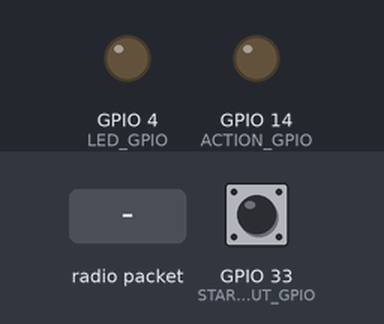
A sketch run on a simulated ESP32. Shown: output pins drawn as LEDs (lit = HIGH). The inputs (shaded band) are chosen by the test bench; at power-on: GPIO 33 (START_INPUT_GPIO) HIGH. The local clock reads 2024-03-15 10:24:30 at power-on unless the sketch sets it; storage starts empty; EEPROM starts erased; the camera gives no picture; what the sketch prints to the serial monitor is not drawn.

Above: at 1.5 s.
1.6 s: GPIO 33 (START_INPUT_GPIO) pulled LOW for 0.15 s
At 2.1 s:
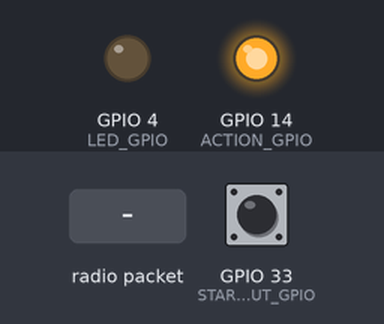
3.2 s: radio packet "1" arrives
Timing chart, 0 to 6.2 s (numbered marks = the images above; inputs shaded):
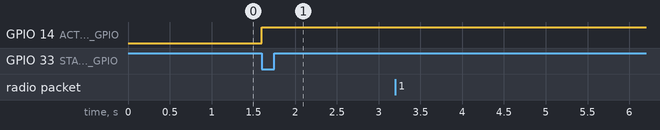

Measured:
- after the input at 1.6 s, GPIO 14 (ACTION_GPIO): LOW → HIGH at once
- after the input at 3.2 s, every drawn part: stays the same

The sketch:

master_control.ino.ino
```cpp
// 主控 ESP32（含摄像头）程序
// 功能：动作输出控制、ESP-NOW 通信、图像保存与判断、断裂判断后停止输出并保存记录

#include <esp_now.h>
#include <WiFi.h>
#include <esp_camera.h>
#include <SD_MMC.h>
#include <EEPROM.h>
#include <FS.h>
#include <time.h>

// 摄像头引脚定义（AI Thinker）
#define PWDN_GPIO_NUM     32
#define RESET_GPIO_NUM    -1
#define XCLK_GPIO_NUM      0
#define SIOD_GPIO_NUM     26
#define SIOC_GPIO_NUM     27

#define Y9_GPIO_NUM       35
#define Y8_GPIO_NUM       34
#define Y7_GPIO_NUM       39
#define Y6_GPIO_NUM       36
#define Y5_GPIO_NUM       21
#define Y4_GPIO_NUM       19
#define Y3_GPIO_NUM       18
#define Y2_GPIO_NUM        5
#define VSYNC_GPIO_NUM    25
#define HREF_GPIO_NUM     23
#define PCLK_GPIO_NUM     22

#define ACTION_GPIO       14   // 动作输出 GPIO（未占用）
#define START_INPUT_GPIO  33   // 程序启动输入 GPIO（未占用）
#define LED_GPIO           4   // 白色 LED 闪光灯

#define EEPROM_SIZE 4
uint32_t actionCount = 0;
unsigned long lastSaveTime = 0;

bool receivedResult = false;
bool resultOK = true;  // true: OK，false: Fail

uint8_t peerMac[] = {0x24, 0x6F, 0x28, 0xAB, 0xCD, 0xEF}; // 子机 MAC 地址

void saveLogTXT(const String &prefix) {
  time_t now;
  struct tm timeinfo;
  char filename[64];

  time(&now);
  localtime_r(&now, &timeinfo);
  strftime(filename, sizeof(filename), "/%Y%m%d_%H%M%S.txt", &timeinfo);

  File log = SD_MMC.open(filename, FILE_WRITE);
  if (log) {
    log.printf("%s\n动作次数: %lu\n", prefix.c_str(), actionCount);
    log.close();
  }
}

bool captureAndSave(String &filename) {
  camera_fb_t *fb = esp_camera_fb_get();
  if (!fb) return false;

  time_t now;
  struct tm timeinfo;
  char filepath[64];
  time(&now);
  localtime_r(&now, &timeinfo);
  strftime(filepath, sizeof(filepath), "/IMG_%Y%m%d_%H%M%S.jpg", &timeinfo);

  File file = SD_MMC.open(filepath, FILE_WRITE);
  if (!file) return false;
  file.write(fb->buf, fb->len);
  file.close();

  filename = filepath;
  esp_camera_fb_return(fb);
  return true;
}

bool analyzeImage(const String &filename) {
  // 简化处理：图像存在即视为OK（用户可替换图像分析算法）
  return SD_MMC.exists(filename);
}

void onDataRecv(const esp_now_recv_info_t *recvInfo, const uint8_t *data, int len) {
  char macStr[18];
  snprintf(macStr, sizeof(macStr),
           "%02X:%02X:%02X:%02X:%02X:%02X",
           recvInfo->src_addr[0], recvInfo->src_addr[1], recvInfo->src_addr[2],
           recvInfo->src_addr[3], recvInfo->src_addr[4], recvInfo->src_addr[5]);
  Serial.printf("Received message from %s\n", macStr);

  // 你的数据处理逻辑...
}

void sendCaptureCommand() {
  const char cmd = 'C';
  esp_now_send(peerMac, (uint8_t *)&cmd, sizeof(cmd));
}

void initCamera() {
  camera_config_t config;
  config.ledc_channel = LEDC_CHANNEL_0;
  config.ledc_timer = LEDC_TIMER_0;
  config.pin_d0 = Y2_GPIO_NUM;
  config.pin_d1 = Y3_GPIO_NUM;
  config.pin_d2 = Y4_GPIO_NUM;
  config.pin_d3 = Y5_GPIO_NUM;
  config.pin_d4 = Y6_GPIO_NUM;
  config.pin_d5 = Y7_GPIO_NUM;
  config.pin_d6 = Y8_GPIO_NUM;
  config.pin_d7 = Y9_GPIO_NUM;
  config.pin_xclk = XCLK_GPIO_NUM;
  config.pin_pclk = PCLK_GPIO_NUM;
  config.pin_vsync = VSYNC_GPIO_NUM;
  config.pin_href = HREF_GPIO_NUM;
  config.pin_sscb_sda = SIOD_GPIO_NUM;
  config.pin_sscb_scl = SIOC_GPIO_NUM;
  config.pin_pwdn = PWDN_GPIO_NUM;
  config.pin_reset = RESET_GPIO_NUM;
  config.xclk_freq_hz = 20000000;
  config.pixel_format = PIXFORMAT_JPEG;

  if (psramFound()) {
    config.frame_size = FRAMESIZE_SVGA;
    config.jpeg_quality = 10;
    config.fb_count = 2;
  } else {
    config.frame_size = FRAMESIZE_VGA;
    config.jpeg_quality = 12;
    config.fb_count = 1;
  }

  esp_camera_init(&config);
}

void setup() {
  //WRITE_PERI_REG(RTC_CNTL_BROWN_OUT_REG, 0);
  Serial.begin(115200);

  pinMode(ACTION_GPIO, OUTPUT);
  pinMode(START_INPUT_GPIO, INPUT_PULLUP);
  pinMode(LED_GPIO, OUTPUT);
  digitalWrite(ACTION_GPIO, LOW);

  initCamera();
  SD_MMC.begin();
  EEPROM.begin(EEPROM_SIZE);
  actionCount = EEPROM.readUInt(0);

  WiFi.mode(WIFI_STA);
  esp_now_init();
  esp_now_register_recv_cb(onDataRecv);

  esp_now_peer_info_t peerInfo = {};
  memcpy(peerInfo.peer_addr, peerMac, 6);
  peerInfo.channel = 0;
  peerInfo.encrypt = false;
  esp_now_add_peer(&peerInfo);

  configTime(9 * 3600, 0, "pool.ntp.org"); // 设置日本时区
  lastSaveTime = millis();
}

void loop() {
  if (digitalRead(START_INPUT_GPIO) == LOW) {
    digitalWrite(ACTION_GPIO, HIGH);
    delay(200);

    String fname;
    if (!captureAndSave(fname)) return;

    sendCaptureCommand();
    delay(500);

    bool localOK = analyzeImage(fname);
    int wait = 0;
    while (!receivedResult && wait < 2000) {
      delay(100);
      wait += 100;
    }

    if (!localOK || !resultOK) {
      digitalWrite(ACTION_GPIO, LOW);
      saveLogTXT("断裂检测");
      return;
    }

    actionCount++;
    EEPROM.writeUInt(0, actionCount);
    EEPROM.commit();
  }

  if (millis() - lastSaveTime >= 9 * 60 * 60 * 1000UL) {
    String dummy;
    captureAndSave(dummy);
    saveLogTXT("定时记录");
    lastSaveTime = millis();
  }
}
```
